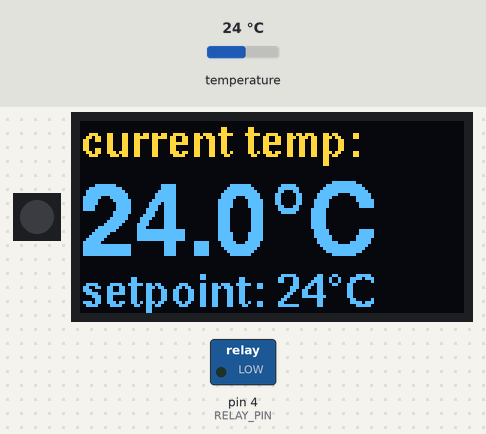
Simulated run of this sketch. Board: Arduino Uno, built with avr-gcc and run on an emulated ATmega328P. Shown: 1 RGB LEDs in strip order, left to right, 128×64 one-colour display, switched loads named in the sketch (green lamp = pin HIGH). Inputs (shaded band) come from the test bench; at power-on: temperature 24 °C. Dim RGB values are drawn brighter than linear; the OLED is the two-colour kind (top 16 rows yellow).

Above: at 2.5 s.
2.6 s: temperature set to 25.6 °C
At 3.4 s:
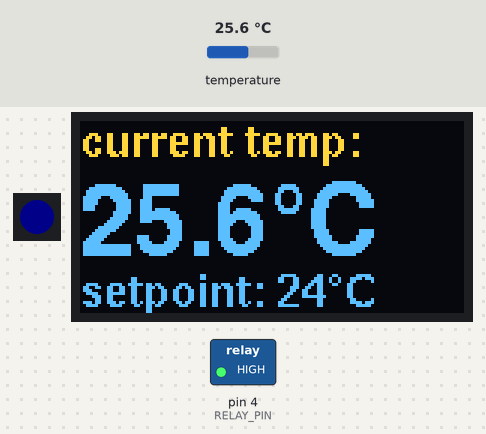
4.3 s: temperature set to 24.3 °C
At 5.2 s:
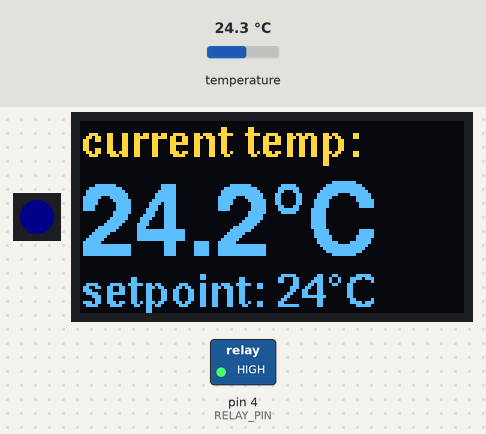
6.2 s: temperature set to 23.3 °C
At 7.1 s:
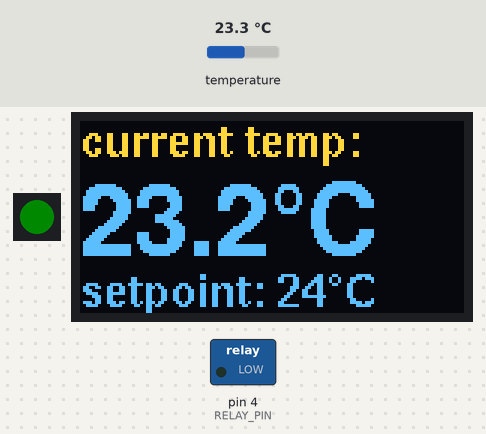
Timing chart, 0 to 9.2 s (numbered marks = the images above; inputs shaded):
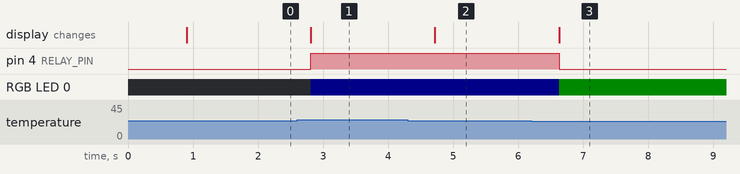

The sketch:

thermostat_trink_oled.ino
```cpp
#include <Adafruit_DotStar.h>

#include <Arduino.h>
#include <U8g2lib.h>
#include <Wire.h>

#include <OneWire.h>
#include <DallasTemperature.h>

#define ONE_WIRE_BUS 1
#define RELAY_PIN 4
#define RELAY_ACTIVE LOW
#define TEMP_SETPOINT 24
#define TEMP_OFFSET 1

Adafruit_DotStar dot = Adafruit_DotStar(1, 7, 8, DOTSTAR_BRG);

U8G2_SSD1306_128X64_NONAME_F_SW_I2C u8g2(U8G2_R0, SCL, SDA, U8X8_PIN_NONE);

OneWire oneWire(ONE_WIRE_BUS);
DallasTemperature temp_sensor(&oneWire);

void setup(void) {
  dot.begin();
  dot.clear();
  dot.show();
  u8g2.begin();
  u8g2.enableUTF8Print();
  temp_sensor.begin();
  pinMode(RELAY_PIN, OUTPUT);
}

void loop(void) {
  temp_sensor.requestTemperatures();
  float tempC = temp_sensor.getTempCByIndex(0);
  u8g2.setFont(u8g2_font_helvB10_tf);
  u8g2.setFontDirection(0);
  u8g2.clearBuffer();
  u8g2.setCursor(0, 12);
  u8g2.print("current temp: ");
  u8g2.setFont(u8g2_font_helvB24_tf);
  u8g2.setCursor(0, 45);
  u8g2.print(tempC, 1);
  u8g2.print("°C   ");
  u8g2.setFont(u8g2_font_helvB10_tf);
  u8g2.setCursor(0, 62);
  u8g2.print("setpoint: ");
  u8g2.print(TEMP_SETPOINT);
  u8g2.print("°C   ");
  u8g2.sendBuffer();

  if (tempC < TEMP_SETPOINT &&  digitalRead(RELAY_PIN) != RELAY_ACTIVE){
    digitalWrite(RELAY_PIN, RELAY_ACTIVE);
    dot.setPixelColor(0, 0, 10, 0);
    dot.show();
    }
  if (tempC > TEMP_SETPOINT+TEMP_OFFSET &&  digitalRead(RELAY_PIN) == RELAY_ACTIVE){
   digitalWrite(RELAY_PIN, !RELAY_ACTIVE);
   dot.setPixelColor(0, 0, 0, 10);
   dot.show();
    }
  delay(100);
}
```

Measured:
- the behaviour switches between 25 and 25.1 °C on temperature (found by bisection; images 0 and 1)
- the behaviour switches between 24 and 23.9 °C on temperature (found by bisection; images 2 and 3)
- after the input at 2.6 s, pin 4 (RELAY_PIN): LOW → HIGH after 0.21 s; RGB LED 0: off → RGB(0, 0, 10) after 0.21 s; the display: first changes after 0.21 s (image 1 shows a later state)
- after the input at 4.3 s, the display: changes after 0.42 s (image 2)
- after the input at 6.2 s, pin 4 (RELAY_PIN): HIGH → LOW after 0.43 s; RGB LED 0: RGB(0, 0, 10) → RGB(0, 10, 0) after 0.43 s; the display: first changes after 0.43 s (image 3 shows a later state)
